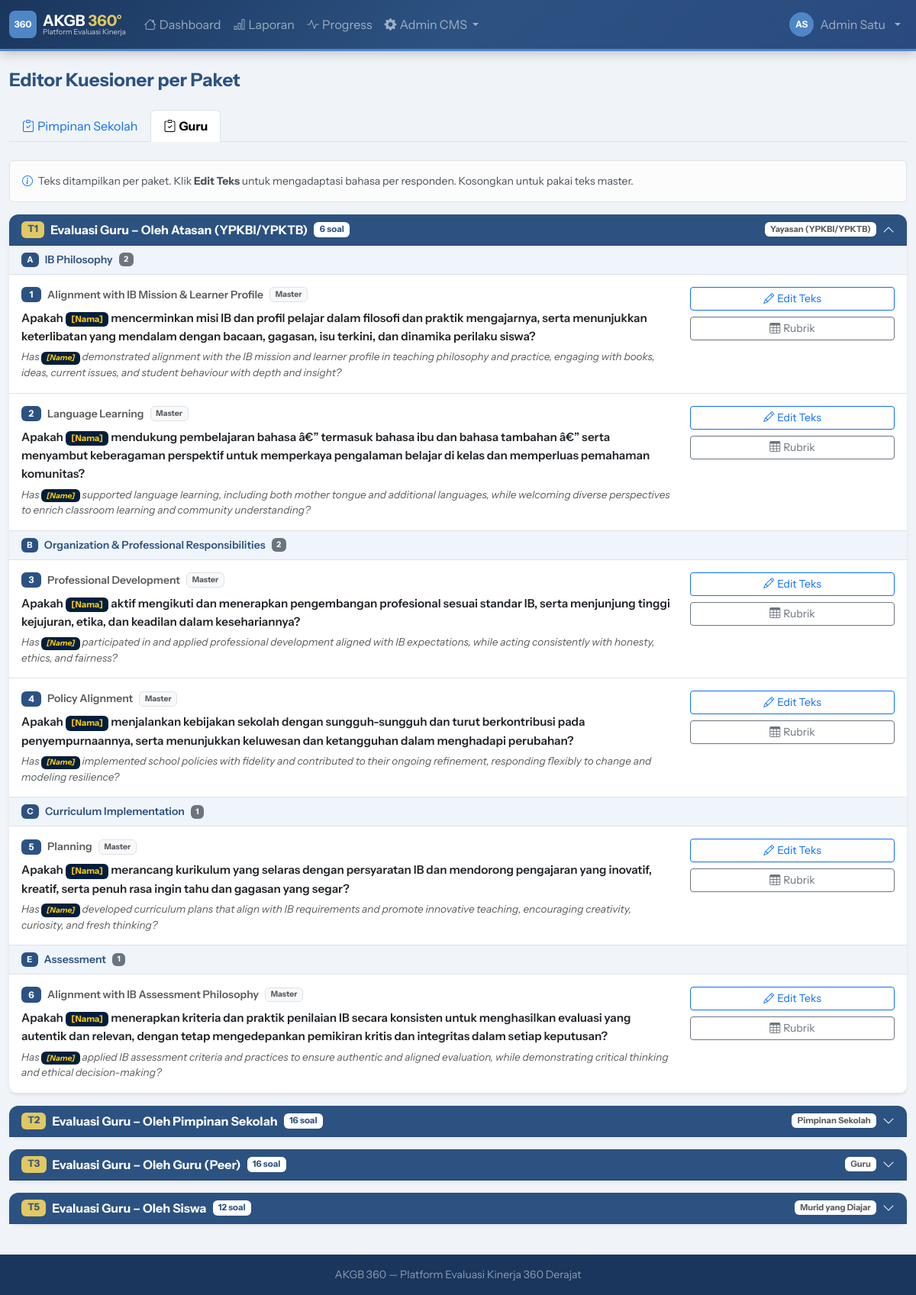
Screenshot of /demo/admin/questions.php?tab=teacher (signed in) with the database file from the repository.
### tables this page shows
CREATE TABLE `eval_types` (
  `id` int NOT NULL AUTO_INCREMENT,
  `code` varchar(20) NOT NULL,
  `name` varchar(100) NOT NULL,
  PRIMARY KEY (`id`),
  UNIQUE KEY `code` (`code`)
);

CREATE TABLE `package_weights` (
  `id` int NOT NULL AUTO_INCREMENT,
  `package_id` int NOT NULL,
  `weight` decimal(4,2) DEFAULT '1.00',
  `notes` varchar(200) DEFAULT NULL,
  PRIMARY KEY (`id`),
  KEY `package_id` (`package_id`),
  CONSTRAINT `package_weights_ibfk_1` FOREIGN KEY (`package_id`) REFERENCES `packages` (`id`) ON DELETE CASCADE
);

CREATE TABLE `packages` (
  `id` int NOT NULL AUTO_INCREMENT,
  `code` varchar(20) NOT NULL,
  `name` varchar(200) NOT NULL,
  `eval_type_id` int NOT NULL,
  `period_id` int DEFAULT NULL COMMENT 'NULL = template global, ada nilai = terikat periode',
  `respondent_type` varchar(50) NOT NULL,
  `description` text,
  `is_self_reflection` tinyint(1) DEFAULT '0',
  `question_lang` enum('both','id','en') NOT NULL DEFAULT 'both',
  PRIMARY KEY (`id`),
  KEY `eval_type_id` (`eval_type_id`),
  KEY `period_id` (`period_id`),
  CONSTRAINT `packages_ibfk_1` FOREIGN KEY (`eval_type_id`) REFERENCES `eval_types` (`id`),
  CONSTRAINT `packages_ibfk_2` FOREIGN KEY (`period_id`) REFERENCES `eval_periods` (`id`) ON DELETE SET NULL
);

CREATE TABLE `package_questions` (
  `id` int NOT NULL AUTO_INCREMENT,
  `package_id` int NOT NULL,
  `question_id` int NOT NULL,
  `question_id_text_override` text COMMENT 'Override teks ID untuk paket ini (NULL = pakai master)',
  `question_en_text_override` text COMMENT 'Override teks EN untuk paket ini (NULL = pakai master)',
  `order_num` int DEFAULT '0',
  PRIMARY KEY (`id`),
  KEY `package_id` (`package_id`),
  KEY `question_id` (`question_id`),
  CONSTRAINT `package_questions_ibfk_1` FOREIGN KEY (`package_id`) REFERENCES `packages` (`id`) ON DELETE CASCADE,
  CONSTRAINT `package_questions_ibfk_2` FOREIGN KEY (`question_id`) REFERENCES `questions` (`id`)
);

CREATE TABLE `standards` (
  `id` int NOT NULL AUTO_INCREMENT,
  `domain_id` int NOT NULL,
  `name` varchar(250) NOT NULL,
  `description` text,
  `extended_description` text,
  `elaboration_id` text,
  `elaboration_en` text,
  `order_num` int DEFAULT '0',
  PRIMARY KEY (`id`),
  KEY `domain_id` (`domain_id`),
  CONSTRAINT `standards_ibfk_1` FOREIGN KEY (`domain_id`) REFERENCES `domains` (`id`)
);

CREATE TABLE `questions` (
  `id` int NOT NULL AUTO_INCREMENT,
  `standard_id` int NOT NULL,
  `question_id_text` text NOT NULL,
  `question_en_text` text NOT NULL,
  PRIMARY KEY (`id`),
  KEY `standard_id` (`standard_id`),
  CONSTRAINT `questions_ibfk_1` FOREIGN KEY (`standard_id`) REFERENCES `standards` (`id`)
);

### public_html/demo/includes/db.php (called while the page is built, shortened)
<?php
class Database {
    private static ?PDO $instance = null;
    public static function getInstance(): PDO {
        if (self::$instance === null) {
            $dsn = "mysql:host=" . DB_HOST . ";dbname=" . DB_NAME . ";charset=" . DB_CHARSET;
            $options = [
                PDO::ATTR_ERRMODE            => PDO::ERRMODE_EXCEPTION,
                PDO::ATTR_DEFAULT_FETCH_MODE => PDO::FETCH_ASSOC,
                PDO::ATTR_EMULATE_PREPARES   => false,
            ];
            try {
                self::$instance = new PDO($dsn, DB_USER, DB_PASS, $options);
            } catch (PDOException $e) {
                die(json_encode(['error' => 'Database connection failed: ' . $e->getMessage()]));
            }
        }
        return self::$instance;
    }
    public static function query(string $sql, array $params = []): PDOStatement {
        $stmt = self::getInstance()->prepare($sql);
        $stmt->execute($params);
        return $stmt;
    }
    public static function fetchAll(string $sql, array $params = []): array {
        return self::query($sql, $params)->fetchAll();
    }
}

### public_html/demo/includes/functions.php (called while the page is built, shortened)
<?php
function h(string $s = ''): string {
    return htmlspecialchars($s, ENT_QUOTES, 'UTF-8');
}
function respondentLabel(string $type): string {
    return match($type) {
        'atasan'        => 'Yayasan (YPKBI/YPKTB)',
        'leader'        => 'Pimpinan Sekolah',
        'peer'          => 'Rekan Sejawat',
        'guru'          => 'Guru',
        'teacher'       => 'Rekan Sejawat (Guru)',
        'ortu'          => 'Komite Orang Tua',
        'siswa'         => 'OSIS / Siswa',
        'student_class' => 'Murid yang Diajar',
        'self'          => 'Refleksi Mandiri',
        default         => ucfirst($type),
    };
}

### public_html/demo/admin/questions.php (the view, shortened to what this page needs)
<?php
require_once __DIR__ . '/../includes/db.php';
require_once __DIR__ . '/../includes/functions.php';
require_once __DIR__ . '/../includes/layout.php';
$tab    = $_GET['tab'] ?? '';
$evalTypes = Database::fetchAll("SELECT * FROM eval_types ORDER BY id");
$currentEt = null;
foreach ($evalTypes as $et) {
    if ($et['code'] === $tab) { $currentEt = $et; break; }
}
$packages = [];
if ($currentEt) {
    $pkgRows = Database::fetchAll("
        SELECT p.*, pw.weight
        FROM packages p
        LEFT JOIN package_weights pw ON pw.package_id = p.id
        WHERE p.eval_type_id = ? AND p.is_self_reflection = 0
        ORDER BY p.id
    ", [$currentEt['id']]);
    foreach ($pkgRows as $pkg) {
        $qRows = Database::fetchAll("
            SELECT
                pq.id as pq_id,
                pq.order_num,
                pq.question_id_text_override,
                pq.question_en_text_override,
                q.id as q_id,
                q.question_id_text as master_id,
                q.question_en_text as master_en,
                s.id as s_id,
                s.name as s_name,
                s.elaboration_id,
                s.elaboration_en,
                d.id as d_id,
                d.name as d_name,
                d.code as d_code
            FROM package_questions pq
            JOIN questions q ON pq.question_id = q.id
            JOIN standards s ON q.standard_id = s.id
            JOIN domains d ON s.domain_id = d.id
            WHERE pq.package_id = ?
            ORDER BY pq.order_num, d.order_num, s.order_num
        ", [$pkg['id']]);
        $byDomain = [];
        foreach ($qRows as $q) {
            $byDomain[$q['d_id']]['name']   = $q['d_name'];
            $byDomain[$q['d_id']]['code']   = $q['d_code'];
            $byDomain[$q['d_id']]['items'][] = $q;
        }
        $qIds = array_unique(array_column($qRows, 'q_id'));
        $descriptors = [];
        if (!empty($qIds)) {
            $rows = Database::fetchAll(
                "SELECT * FROM grade_descriptors WHERE question_id IN (" . implode(',', $qIds) . ") ORDER BY question_id, grade"
            );
            foreach ($rows as $r) $descriptors[$r['question_id']][$r['grade']] = $r;
        }
        $packages[] = array_merge($pkg, [
            'byDomain'    => $byDomain,
            'descriptors' => $descriptors,
            'q_count'     => count($qRows),
        ]);
    }
}
ob_start(); ?>
<ul class="nav nav-tabs mb-4">
  <?php foreach ($evalTypes as $et): ?>
  <li class="nav-item">
    <a class="nav-link <?= $tab===$et['code']?'active fw-bold':'' ?>"
       href="?tab=<?= urlencode($et['code']) ?>">
      <i class="bi bi-clipboard-check me-1"></i><?= h($et['name']) ?>
    </a>
  </li>
  <?php endforeach; ?>
</ul>
<?php if (empty($packages)): ?>
<div class="card">
  <div class="card-body text-center py-5 text-muted">
    <i class="bi bi-inbox display-4 mb-3 d-block"></i>
    <p>Belum ada paket untuk tipe ini.</p>
    <a href="<?= APP_URL ?>/admin/matrix.php?tab=<?= urlencode($tab) ?>" class="btn btn-navy">
      Buat via Matriks Mapping →
    </a>
  </div>
</div>
<?php else: ?>
<div class="alert alert-light border small mb-3">
  <i class="bi bi-info-circle me-1 text-primary"></i>
  Teks ditampilkan per paket. Klik <strong>Edit Teks</strong> untuk mengadaptasi bahasa per responden.
  Kosongkan untuk pakai teks master.
</div>
<?php foreach ($packages as $pi => $pkg):
  $cid = 'pkg' . $pkg['id'];
?>
<div class="card mb-3 border-0 shadow-sm">
  <div class="card-header d-flex justify-content-between align-items-center py-2"
       style="cursor:pointer;background:var(--ktb-navy);color:white"
       data-bs-toggle="collapse" data-bs-target="#<?= $cid ?>"
       aria-expanded="<?= $pi===0?'true':'false' ?>">
    <div class="d-flex align-items-center gap-2">
      <span class="badge" style="background:var(--ktb-gold);color:var(--ktb-navy);font-size:.8rem">
        <?= h($pkg['code']) ?>
      </span>
      <strong><?= h($pkg['name']) ?></strong>
      <span class="badge bg-white text-navy" style="font-size:.72rem">
        <?= $pkg['q_count'] ?> soal
      </span>
    </div>
    <div class="d-flex align-items-center gap-2">
      <span class="badge bg-white text-muted" style="font-size:.7rem">
        <?= h(respondentLabel($pkg['respondent_type'])) ?>
      </span>
      <i class="bi bi-chevron-<?= $pi===0?'up':'down' ?>"></i>
    </div>
  </div>
  <div class="collapse <?= $pi===0?'show':'' ?>" id="<?= $cid ?>">
    <div class="card-body p-0">
      <?php $qNum = 0; foreach ($pkg['byDomain'] as $did => $domain): ?>
      <div class="px-3 py-2 d-flex align-items-center gap-2"
           style="background:#f0f4fb;border-bottom:1px solid #dee2e6">
        <span class="badge" style="background:var(--ktb-navy);font-size:.7rem">
          <?= h($domain['code']) ?>
        </span>
        <span class="fw-semibold small text-navy"><?= h($domain['name']) ?></span>
        <span class="badge bg-secondary" style="font-size:.65rem"><?= count($domain['items']) ?></span>
      </div>
      <?php foreach ($domain['items'] as $q):
        $qNum++;
        $activeId = $q['question_id_text_override'] ?: $q['master_id'];
        $activeEn = $q['question_en_text_override'] ?: $q['master_en'];
        $isOverride = !empty($q['question_id_text_override']);
      ?>
      <div class="border-bottom px-3 py-3">
        <div class="row align-items-start">
          <div class="col-md-9">
            <div class="d-flex align-items-center gap-2 mb-2">
              <span class="badge badge-navy" style="min-width:26px"><?= $qNum ?></span>
              <span class="small fw-semibold text-muted"><?= h($q['s_name']) ?></span>
              <?php if ($isOverride): ?>
              <span class="badge bg-warning text-dark" style="font-size:.65rem">Adaptasi Paket</span>
              <?php else: ?>
              <span class="badge bg-light text-muted border" style="font-size:.65rem">Master</span>
              <?php endif; ?>
            </div>
            <p class="mb-1 fw-semibold" style="line-height:1.6;font-size:.95rem">
              <?= str_replace('[Nama]', '<span class="badge" style="background:#001f3e;color:#ffc901">[Nama]</span>', h($activeId)) ?>
            </p>
            <?php if ($activeEn): ?>
            <p class="mb-0 text-muted" style="font-size:.85rem;font-style:italic;line-height:1.5">
              <?= str_replace('[Name]', '<span class="badge" style="background:#001f3e;color:#ffc901">[Name]</span>', h($activeEn)) ?>
            </p>
            <?php endif; ?>
          </div>
          <div class="col-md-3 text-md-end mt-2 mt-md-0 d-flex flex-md-column gap-2 justify-content-end">
            <button class="btn btn-sm btn-outline-primary"
              data-bs-toggle="modal" data-bs-target="#editQ<?= $q['pq_id'] ?>">
              <i class="bi bi-pencil me-1"></i>Edit Teks
            </button>
            <button class="btn btn-sm btn-outline-secondary"
              data-bs-toggle="modal" data-bs-target="#rubrik<?= $q['q_id'] ?>">
              <i class="bi bi-table me-1"></i>Rubrik
            </button>
          </div>
        </div>
      </div>
      <?php endforeach;  ?>
      <?php endforeach;  ?>
    </div>
  </div>
</div>
<?php endforeach;  ?>
<?php endif; ?>

### public_html/demo/assets/css/style.css (style rules this page uses)
:root { --ktb-navy: #2C5282; --ktb-navy-dark: #1A365D; --ktb-navy-light: #2A4A7F; --ktb-blue: #4F86C6; --ktb-blue-light: #6B9FD4; --ktb-blue-dark: #3A6FA8; --ktb-gold: #E2C860; --ktb-gold-light: #EDF2F7; --ktb-sunshade: #ff9a31; --ktb-aqua: #F0F4F8; --ktb-platinum: #C3D9ED; --ktb-gray: #F0F4F8; }
body { background: var(--ktb-aqua); min-height: 100vh; display: flex; flex-direction: column; font-family: 'Instrument Sans', 'Segoe UI', system-ui, sans-serif; }
.text-navy { color: var(--ktb-navy) !important; }
.card { border: none; box-shadow: 0 2px 10px rgba(0,0,0,.08); border-radius: 12px; }
.card-header { background: var(--ktb-navy); color: white; border-radius: 12px 12px 0 0 !important; font-weight: 600; }
.badge-navy { background: var(--ktb-navy); color: white; }

### rows the page displays
eval_types: name "Pimpinan Sekolah"
eval_types: name "Guru"
package_weights: package.code "T1", package.name "Evaluasi Guru – Oleh Atasan (YPKBI/YPKTB)", q_count "6", package.respondent_type "Yayasan (YPKBI/YPKTB)", code "A", name "IB Philosophy", count($domain['items']) "2", code "B", name "Organization & Professional Responsibilities", code "C", name "Curriculum Implementation", count($domain['items']) "1", code "E", name "Assessment"
package_questions: standards.name "Alignment with IB Mission & Learner Profile", shows "Master", question_id_text_override.question_id_text "Apakah [Nama] mencerminkan misi IB dan profil pelajar dalam filosofi dan praktik mengajarnya, serta menunjukkan keterlibatan yang mendalam dengan bacaan, gagasan, isu terkini, dan dinamika perilaku siswa?", question_en_text_override.question_en_text "Has [Name] demonstrated alignment with the IB mission and learner profile in teaching philosophy and practice, engaging with books, ideas, current issues, and student behaviour with depth and insight?"
package_questions: standards.name "Language Learning", shows "Master", question_id_text_override.question_id_text "Apakah [Nama] mendukung pembelajaran bahasa â€” termasuk bahasa ibu dan bahasa tambahan â€” serta menyambut keberagaman perspektif untuk memperkaya pengalaman belajar di kelas dan memperluas pemahaman komunitas?", question_en_text_override.question_en_text "Has [Name] supported language learning, including both mother tongue and additional languages, while welcoming diverse perspectives to enrich classroom learning and community understanding?"
package_questions: standards.name "Professional Development", shows "Master", question_id_text_override.question_id_text "Apakah [Nama] aktif mengikuti dan menerapkan pengembangan profesional sesuai standar IB, serta menjunjung tinggi kejujuran, etika, dan keadilan dalam kesehariannya?", question_en_text_override.question_en_text "Has [Name] participated in and applied professional development aligned with IB expectations, while acting consistently with honesty, ethics, and fairness?"
package_questions: standards.name "Policy Alignment", shows "Master", question_id_text_override.question_id_text "Apakah [Nama] menjalankan kebijakan sekolah dengan sungguh-sungguh dan turut berkontribusi pada penyempurnaannya, serta menunjukkan keluwesan dan ketangguhan dalam menghadapi perubahan?", question_en_text_override.question_en_text "Has [Name] implemented school policies with fidelity and contributed to their ongoing refinement, responding flexibly to change and modeling resilience?"
package_questions: standards.name "Planning", shows "Master", question_id_text_override.question_id_text "Apakah [Nama] merancang kurikulum yang selaras dengan persyaratan IB dan mendorong pengajaran yang inovatif, kreatif, serta penuh rasa ingin tahu dan gagasan yang segar?", question_en_text_override.question_en_text "Has [Name] developed curriculum plans that align with IB requirements and promote innovative teaching, encouraging creativity, curiosity, and fresh thinking?"
package_questions: standards.name "Alignment with IB Assessment Philosophy", shows "Master", question_id_text_override.question_id_text "Apakah [Nama] menerapkan kriteria dan praktik penilaian IB secara konsisten untuk menghasilkan evaluasi yang autentik dan relevan, dengan tetap mengedepankan pemikiran kritis dan integritas dalam setiap keputusan?", question_en_text_override.question_en_text "Has [Name] applied IB assessment criteria and practices to ensure authentic and aligned evaluation, while demonstrating critical thinking and ethical decision-making?"
package_weights: package.code "T2", package.name "Evaluasi Guru – Oleh Pimpinan Sekolah", q_count "16", package.respondent_type "Pimpinan Sekolah"

### other values shown
$initials "AS"
$name "Admin Satu"
$title "Editor Kuesioner per Paket"
